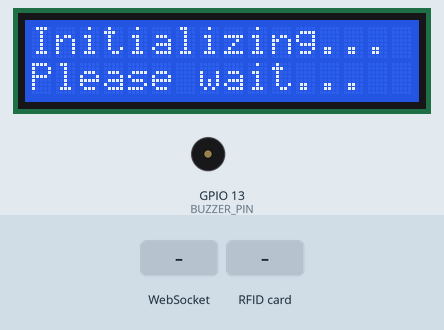
The sketch below on a simulated ESP32. Parts: 16×2 character LCD, buzzer (waves = sounding, pin HIGH). The inputs (shaded band) are chosen by the test bench. WiFi joins after 1.5 s; servers stay silent unless stated; what the sketch prints to the serial monitor is not drawn.

Above: at 0.2 s.
4.9 s: WebSocket text "1" received
At 6.1 s:
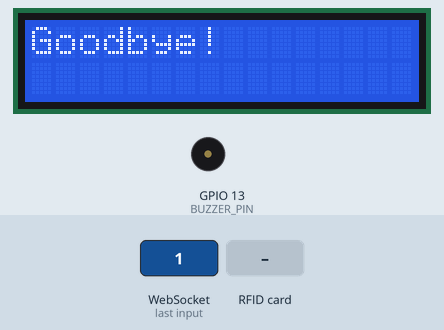
6.4 s: RFID card 12 34 56 78 held to the reader
At 8.9 s:
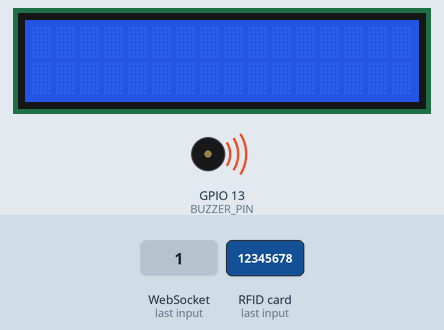
9.4 s: WebSocket text "0" received
At 10.6 s:
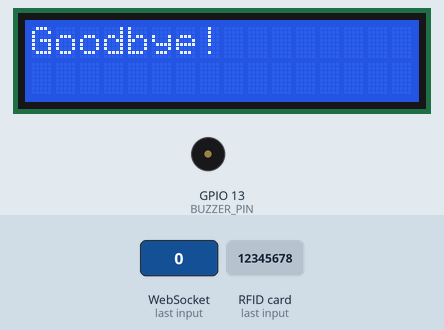
10.9 s: RFID card 5E 7A 19 C4 held to the reader
At 13.4 s:
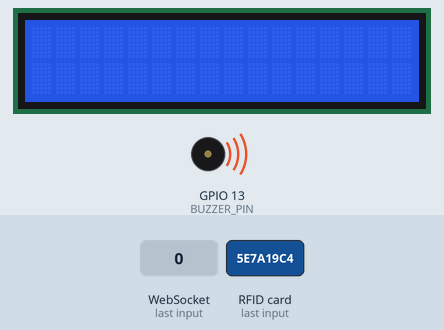
13.9 s: WebSocket text "2" received
At 15.1 s:
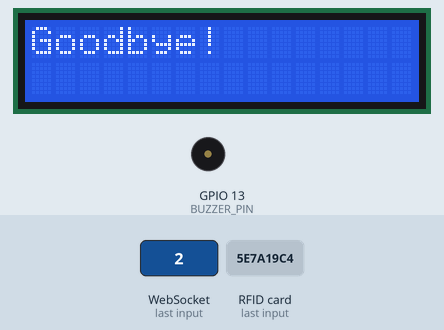
Timing chart, 0 to 16.4 s (numbered marks = the images above; inputs shaded):
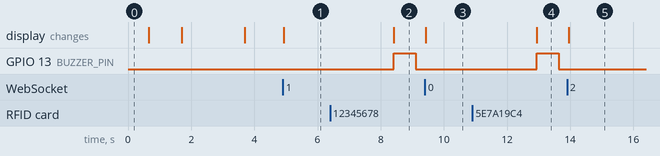

The sketch:

board.ino
```cpp
#include <Wire.h>
#include <SPI.h>
#include <MFRC522.h>
#include <WiFi.h>
#include <ArduinoJson.h>
#include <LiquidCrystal_I2C.h>
#include <WebSocketsClient.h>

#define RST_PIN 27
#define SS_PIN 5
#define BUZZER_PIN 13

MFRC522 mfrc522(SS_PIN, RST_PIN);  // Create MFRC522 instance
WiFiClient espClient;
LiquidCrystal_I2C lcd(0x27, 16, 2); // Adjust the address if necessary
WebSocketsClient webSocket;

long lastMsg = 0;
char msg[50];
int value = 0;

char ssid[] = "HUAWEI P30 Pro"; // your network SSID (name)
char pass[] = "12345678"; // your network password

void webSocketEvent(WStype_t type, uint8_t * payload, size_t length) {
  switch(type) {
    case WStype_DISCONNECTED:
        Serial.println("WebSocket Disconnected!"); // Log disconnection message to the serial monitor
        break;
    case WStype_CONNECTED:
        Serial.println("WebSocket Connected!"); // Log connection message to the serial monitor
        break;
    case WStype_TEXT:
        {
        Serial.printf("WebSocket Message: %s\n", payload); // Print received WebSocket text message to serial monitor
        StaticJsonDocument<200> doc; // Create a JSON document with enough capacity
        DeserializationError error = deserializeJson(doc, payload); // Parse JSON from the payload
        if (error) {
            Serial.print("deserializeJson() failed: "); // Log error message if JSON deserialization fails
            Serial.println(error.f_str());
            return; // Exit the function on error
        }
        const char* messageType = doc["type"]; // Extract "type" field from JSON document
        const char* name = doc["name"]; // Extract "name" field from JSON document
        lcd.clear(); // Clear the LCD display
        lcd.setCursor(0, 0); // Set LCD cursor to first line, first column
        if (strcmp(messageType, "enter") == 0) { // Check if messageType is "enter"
            lcd.print("Welcome to class"); // Display welcome message on LCD
        } else if(strcmp(messageType, "register") == 0) { // Check if messageType is "register"
            lcd.print("Please Register!"); // Display registration prompt on LCD
        } else {
            lcd.print("Goodbye!"); // Display goodbye message on LCD
        }
        lcd.setCursor(0, 1); // Set LCD cursor to second line, first column
        lcd.print(name); // Display the name on the second line of LCD
        break; // Exit switch-case block
    }
  }
}


void setup() {
  pinMode(BUZZER_PIN, OUTPUT);
  Serial.begin(115200); // Initialize serial communications with the PC
  SPI.begin();          // Init SPI bus
  mfrc522.PCD_Init();   // Init MFRC522
  WiFi.begin(ssid, pass);

  // Initialize the I2C communication with default SDA and SCL pins
  Wire.begin(4, 22); // SDA on GPIO4, SCL on GPIO22

  // Initialize the LCD
  lcd.begin(16, 2); // Initialize the lcd with 16 columns and 2 rows
  lcd.backlight();  // Turn on the backlight

  // Print a welcome message to the LCD
  lcd.setCursor(0, 0); // Set the cursor to the first column and first row
  lcd.print("Initializing...");
  lcd.setCursor(0, 1); // Set the cursor to the first column and second row
  lcd.print("Please wait...");

  // Connect to WiFi
  while (WiFi.status() != WL_CONNECTED) {
    delay(500);
    Serial.print(".");
    lcd.setCursor(0, 1); // Update the message on the second row
    lcd.print("Connecting...");
  }

  Serial.println("\nConnected to WiFi");
  lcd.setCursor(0, 0); // Clear the first row
  lcd.print("WiFi Connected");
  delay(2000); // Wait for 2 seconds
  lcd.clear(); // Clear the LCD

  // Initialize WebSocket
  webSocket.begin("192.168.43.233", 8000, "/ws");  // Set your server IP address and port
  webSocket.onEvent(webSocketEvent);  // Set WebSocket event handler

  webSocket.setReconnectInterval(5000);  // Set WebSocket to reconnect every 5 seconds if the connection is lost
}

void loop() {
  webSocket.loop();

  if (mfrc522.PICC_IsNewCardPresent()) {
    if (mfrc522.PICC_ReadCardSerial()) {
      String content = "";
      for (byte i = 0; i < mfrc522.uid.size; i++) {
        content.concat(String(mfrc522.uid.uidByte[i] < 0x10 ? " 0" : " "));
        content.concat(String(mfrc522.uid.uidByte[i], HEX));
      }
      content.toUpperCase();
      while (WiFi.status() != WL_CONNECTED) {
      delay(500);
      Serial.print(".");
      lcd.setCursor(0, 1);
      lcd.print("Connecting...");
    }
      Serial.println("\nConnected to WiFi");
      lcd.setCursor(0, 0);
      delay(2000);
      lcd.clear();
      lcd.setCursor(0, 1);
      lcd.clear();

      String jsonMessage = prepareJSON(content.c_str());

      webSocket.sendTXT(jsonMessage);

      Serial.println("Message sent: " + jsonMessage);

      // Buzz the buzzer
      digitalWrite(BUZZER_PIN, HIGH);
      delay(700);
      digitalWrite(BUZZER_PIN, LOW);
    }
  }
}

String prepareJSON(const char* id) {
  StaticJsonDocument<200> doc;
  doc["RFID"] = id;
  String jsonString;
  serializeJson(doc, jsonString);
  return jsonString;
}
```

Measured:
- after the input at 4.9 s, the display: changes at once (image 1)
- after the input at 6.4 s, GPIO 13 (BUZZER_PIN): LOW → HIGH after 2.0 s, → LOW 0.70 s later; the display: changes after 2.0 s (image 2)
- after the input at 9.4 s, the display: changes at once (image 3)
- after the input at 10.9 s, GPIO 13 (BUZZER_PIN): LOW → HIGH after 2.0 s, → LOW 0.70 s later; the display: changes after 2.0 s (image 4)
- after the input at 13.9 s, the display: changes after 0.05 s (image 5)
